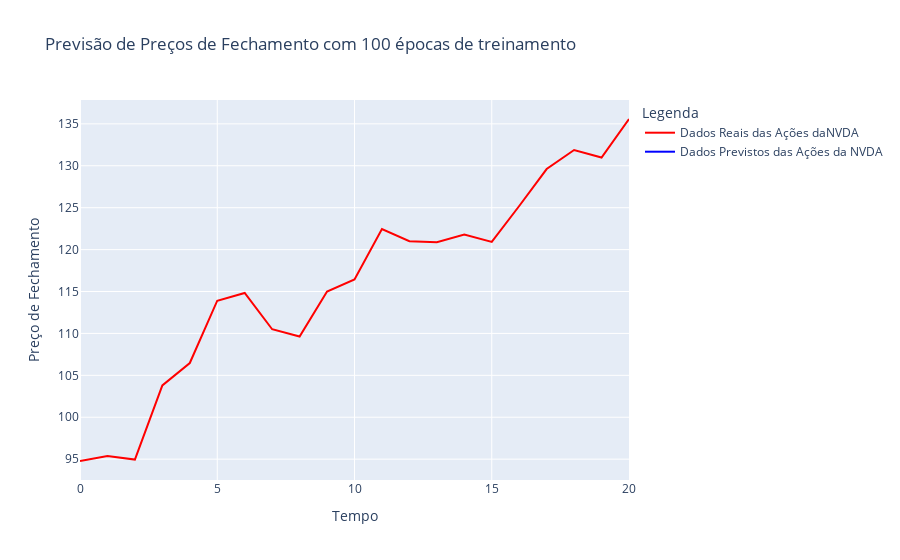

Notebook source saved alongside this figure:
### Code cell
# avaliando os resultados
import plotly.graph_objects as go

fig = go.Figure()

fig.add_trace(go.Scatter(x=list(range(len(fechamento_real))), y=fechamento_real,
                         mode='lines', name=f'Dados Reais das Ações da{name}', 
                         line=dict(color='red')))

fig.add_trace(go.Scatter(x=list(range(len(variacao_final))), y=variacao_final,
                         mode='lines', name=f'Dados Previstos das Ações da {name}', 
                         line=dict(color='blue')))

fig.update_layout(title='Previsão de Preços de Fechamento com 100 épocas de treinamento', xaxis_title = 'Tempo', yaxis_title='Preço de Fechamento', 
                  legend_title = 'Legenda')

fig.show()

### Figure 1 — Plotly figure (JSON) as saved in the notebook; plotly's stock layout.template omitted (floating-point values rounded to 4 significant figures)
{"data": [{"line": {"color": "red"}, "mode": "lines", "name": "Dados Reais das Ações daNVDA", "type": "scatter", "x": [0, 1, 2, 3, 4, 5, 6, 7, 8, 9, 10, 11, 12, 13, 14, 15, 16, 17, 18, 19, 20], "y": [94.78, 95.39, 94.95, 103.8, 106.5, 113.9, 114.8, 110.5, 109.6, 115, 116.4, 122.4, 121.0, 120.9, 121.8, 120.9, 125.2, 129.6, 131.9, 131.0, 135.6]}, {"line": {"color": "blue"}, "mode": "lines", "name": "Dados Previstos das Ações da NVDA", "type": "scatter", "x": [0, 1, 2, 3, 4, 5, 6, 7, 8, 9, 10, 11, 12, 13, 14, 15, 16, 17, 18, 19, 20], "y": [[1.283], [1.243], [1.146], [1.038], [0.9679], [0.9544], [0.9928], [1.054], [1.101], [1.115], [1.11], [1.101], [1.107], [1.124], [1.146], [1.166], [1.178], [1.189], [1.207], [1.233], [1.258]]}], "layout": {"legend": {"title": {"text": "Legenda"}}, "title": {"text": "Previsão de Preços de Fechamento com 100 épocas de treinamento"}, "xaxis": {"title": {"text": "Tempo"}}, "yaxis": {"title": {"text": "Preço de Fechamento"}}}}
